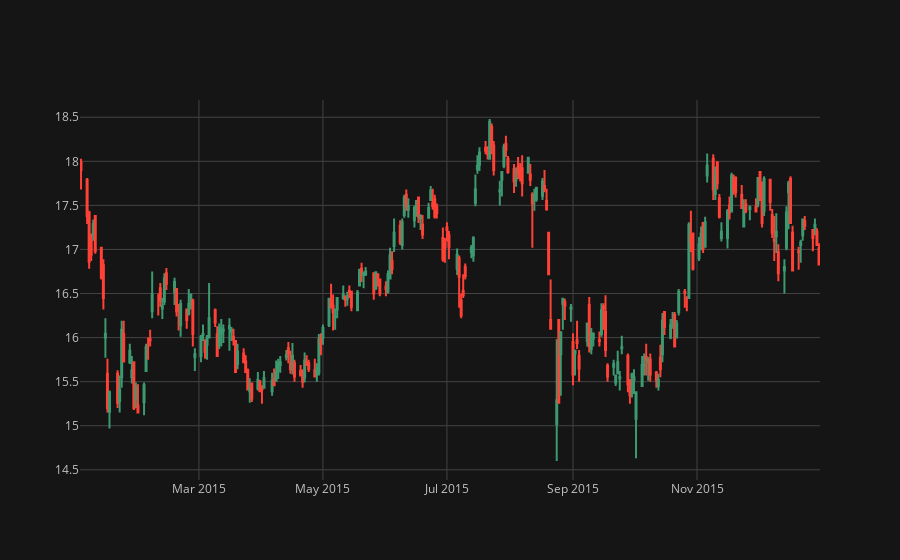

Here is the notebook cell this chart was saved with:
### Code cell
bac_15.iplot(kind = 'candle',theme = 'solar')

### Figure 1 — Plotly figure (JSON) as saved in the notebook; plotly's stock layout.template omitted (floating-point values rounded to 4 significant figures; data arrays with more than 128 entries replaced by an {"elided": "..."} marker saying what was removed)
{"data": [{"close": {"elided": "252 float values"}, "high": {"elided": "252 float values"}, "low": {"elided": "252 float values"}, "open": {"elided": "252 float values"}, "showlegend": false, "type": "candlestick", "x": {"elided": "252 str values"}, "yaxis": "y2"}], "layout": {"legend": {"bgcolor": "#151516", "font": {"color": "#D9D9D9"}}, "paper_bgcolor": "#151516", "plot_bgcolor": "#151516", "title": {"font": {"color": "#D9D9D9"}}, "xaxis": {"gridcolor": "#434343", "rangeslider": {"visible": false}, "showgrid": true, "tickfont": {"color": "#C2C2C2"}, "title": {"font": {"color": "#D9D9D9"}, "text": ""}, "zerolinecolor": "#666570"}, "yaxis": {"gridcolor": "#434343", "showgrid": true, "showticklabels": false, "tickfont": {"color": "#C2C2C2"}, "title": {"font": {"color": "#D9D9D9"}, "text": ""}, "zerolinecolor": "#666570"}, "yaxis2": {"gridcolor": "#434343", "showgrid": true, "tickfont": {"color": "#C2C2C2"}, "title": {"font": {"color": "#D9D9D9"}, "text": ""}, "zerolinecolor": "#666570"}}}
